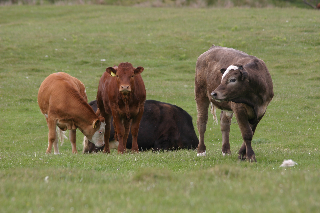
#> input picture 2 midterm/images/1_14_s.bmp, 320 x 213 px
$ python main.py
#> lines starting #> are read from the running program, lines starting #| are printed output that depends on the picture
import random

import cv2
import numpy as np
import time

from sklearn.cluster import KMeans
from pathlib import Path
import copy

from gensim.models import ldamodel


# [10 lines left out: function sift_descriptors, not called in this run]


def mser_descriptors(path, drawKeypoints=False):
    image = cv2.imread(path)
    gray = cv2.cvtColor(image, cv2.COLOR_BGR2GRAY)
    sift = cv2.xfeatures2d.SIFT_create()
    # detect keypoint using MSER
    mser = cv2.MSER_create(_max_area=4000)
    keypoints = mser.detect(image)
    descriptors = sift.compute(image, keypoints)[1]

    if (drawKeypoints):
        cv2.drawKeypoints(image, keypoints, image, color=(255, 0, 0))
        cv2.imshow("keypoints", image)
        cv2.waitKey(0)
    return keypoints, descriptors


# [52 lines left out: functions orb_descriptors, run_mser, run_orb, kmeans, not called in this run]


def kmeans_predict(kmeans, descriptors):
    # use the predict method of the kmeans obj
    return kmeans.predict(descriptors)


# [115 lines left out: functions create_BoW_1, get_topic, check_colors_distance, create_topic_colors, create_colors_image, get_rect_id and 1 more, not called in this run]


if __name__ == '__main__':
    # config
    n_clusters = 500
    n_topics = 12
    alpha = 0.01
    passes = 2
    iterations = 100
    save_option = False

    start_time = time.time()

    # splitting the dataset into training and test
    # construct the validator, that will allow to include images in the set
    training_set_validator = []
    test_set_validator = ["1_9_s.bmp", "1_21_s.bmp", "2_8_s.bmp", "2_26_s.bmp", "3_12_s.bmp", "3_16_s.bmp",
                          "4_8_s.bmp", "4_13_s.bmp", "5_15_s.bmp", "5_16_s.bmp", "6_10_s.bmp", "6_30_s.bmp",
                          "7_30_s.bmp", "7_18_s.bmp", "8_24_s.bmp", "8_7_s.bmp"]

    big_y = 9
    for y in range(1, big_y):
        for x in range(1, 31):
            filename = "{}_{}_s.bmp".format(y, x)
            if filename in test_set_validator:
                continue
            training_set_validator.append(filename)

    test_set_validator = test_set_validator[:2 * (big_y - 1)]

    print("Test set validator", test_set_validator)
    print("len:", len(test_set_validator))
    print("Training set validator", training_set_validator)
    print("len:", len(training_set_validator))

    # create the training set
    training_set = [{"path": path, "filename": path.name} for path in Path("images/").rglob('*') if
                    path.name in training_set_validator]

    # create the test set
    test_set = [{"path": path, "filename": path.name} for path in Path("images/").rglob('*') if
                path.name in test_set_validator]

    # extract descriptors from all the images (training + test)
    for image in training_set + test_set:
        mser_kp, mser_des = mser_descriptors(image['path'].__str__())
#> in mser_descriptors, image is the input picture: shape (213, 320, 3); mean B, G, R 85, 125.1, 126.5
#> in mser_descriptors, `gray = cv2.cvtColor(image, cv2.COLOR_BGR2GRAY)`:
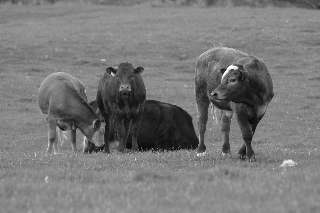
#> gray: shape (213, 320); min 8, max 255, mean 121
#> (the run stopped early here; a loop or call above may not have finished)

$ run again, with 2 midterm/images/1_22_s.bmp copied over 2 midterm/images/1_14_s.bmp
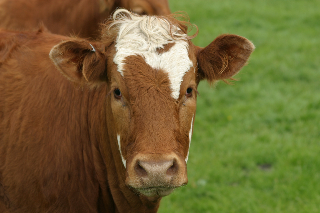
#> input picture 2 midterm/images/1_22_s.bmp, 320 x 213 px
#> in mser_descriptors, image is the input picture: shape (213, 320, 3); mean B, G, R 52.1, 101.6, 112.6
#> in mser_descriptors, `gray = cv2.cvtColor(image, cv2.COLOR_BGR2GRAY)`:
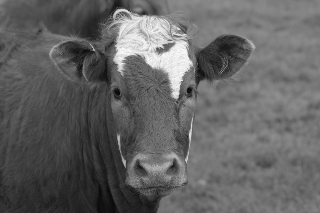
#> gray: shape (213, 320); min 9, max 252, mean 99.3

$ run again, with 2 midterm/images/1_25_s.bmp copied over 2 midterm/images/1_14_s.bmp
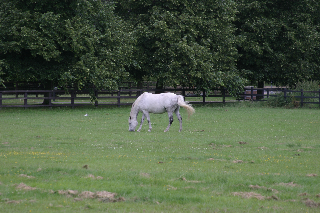
#> input picture 2 midterm/images/1_25_s.bmp, 320 x 213 px
#> in mser_descriptors, image is the input picture: shape (213, 320, 3); mean B, G, R 68.4, 93.2, 78.7
#> in mser_descriptors, `gray = cv2.cvtColor(image, cv2.COLOR_BGR2GRAY)`:
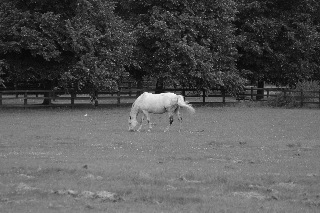
#> gray: shape (213, 320); min 8, max 254, mean 86

$ run again, with 2 midterm/images/1_27_s.bmp copied over 2 midterm/images/1_14_s.bmp
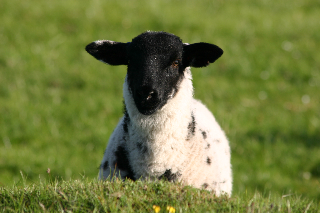
#> input picture 2 midterm/images/1_27_s.bmp, 320 x 213 px
#> in mser_descriptors, image is the input picture: shape (213, 320, 3); mean B, G, R 62.9, 124.1, 114.2
#> in mser_descriptors, `gray = cv2.cvtColor(image, cv2.COLOR_BGR2GRAY)`:
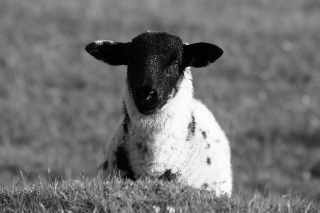
#> gray: shape (213, 320); min 0, max 254, mean 114.2
